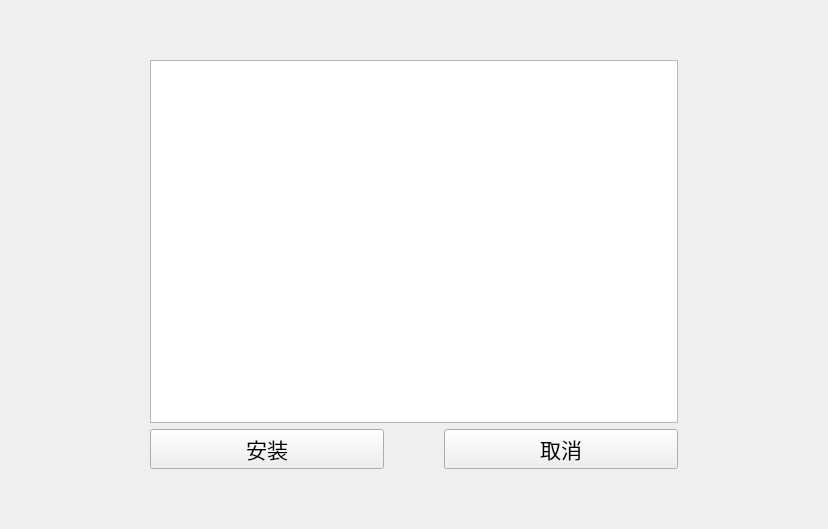
<?xml version="1.0" encoding="UTF-8"?>
<ui version="4.0">
 <class>InstallWidget</class>
 <widget class="QWidget" name="InstallWidget">
  <property name="geometry">
   <rect>
    <x>0</x>
    <y>0</y>
    <width>828</width>
    <height>529</height>
   </rect>
  </property>
  <property name="windowTitle">
   <string>Form</string>
  </property>
  <layout class="QGridLayout" name="gridLayout" rowstretch="9,1">
   <property name="leftMargin">
    <number>150</number>
   </property>
   <property name="topMargin">
    <number>60</number>
   </property>
   <property name="rightMargin">
    <number>150</number>
   </property>
   <property name="bottomMargin">
    <number>60</number>
   </property>
   <property name="horizontalSpacing">
    <number>60</number>
   </property>
   <item row="0" column="0" colspan="2">
    <widget class="QTextEdit" name="textEdit">
     <property name="font">
      <font>
       <family>宋体</family>
       <pointsize>16</pointsize>
      </font>
     </property>
     <property name="readOnly">
      <bool>true</bool>
     </property>
    </widget>
   </item>
   <item row="1" column="0">
    <widget class="QPushButton" name="installButton">
     <property name="sizePolicy">
      <sizepolicy hsizetype="Preferred" vsizetype="Preferred">
       <horstretch>0</horstretch>
       <verstretch>0</verstretch>
      </sizepolicy>
     </property>
     <property name="font">
      <font>
       <family>楷体</family>
       <pointsize>16</pointsize>
      </font>
     </property>
     <property name="text">
      <string>安装</string>
     </property>
    </widget>
   </item>
   <item row="1" column="1">
    <widget class="QPushButton" name="cancelButton">
     <property name="sizePolicy">
      <sizepolicy hsizetype="Preferred" vsizetype="Preferred">
       <horstretch>0</horstretch>
       <verstretch>0</verstretch>
      </sizepolicy>
     </property>
     <property name="font">
      <font>
       <family>楷体</family>
       <pointsize>16</pointsize>
      </font>
     </property>
     <property name="text">
      <string>取消</string>
     </property>
    </widget>
   </item>
  </layout>
 </widget>
 <resources/>
 <connections/>
</ui>
